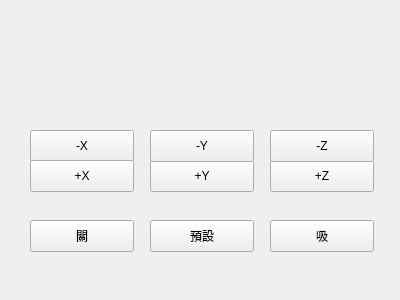
<?xml version="1.0" encoding="UTF-8"?>
<ui version="4.0">
 <class>RobotArmController</class>
 <widget class="QWidget" name="RobotArmController">
  <property name="geometry">
   <rect>
    <x>0</x>
    <y>0</y>
    <width>400</width>
    <height>300</height>
   </rect>
  </property>
  <property name="windowTitle">
   <string>Form</string>
  </property>
  <widget class="QPushButton" name="btnPumpOn">
   <property name="geometry">
    <rect>
     <x>270</x>
     <y>220</y>
     <width>104</width>
     <height>32</height>
    </rect>
   </property>
   <property name="text">
    <string>吸</string>
   </property>
  </widget>
  <widget class="QPushButton" name="btnServoY">
   <property name="geometry">
    <rect>
     <x>150</x>
     <y>160</y>
     <width>104</width>
     <height>32</height>
    </rect>
   </property>
   <property name="text">
    <string>+Y</string>
   </property>
  </widget>
  <widget class="QPushButton" name="btnServoZ">
   <property name="geometry">
    <rect>
     <x>270</x>
     <y>160</y>
     <width>104</width>
     <height>32</height>
    </rect>
   </property>
   <property name="text">
    <string>+Z</string>
   </property>
  </widget>
  <widget class="QPushButton" name="btnServoADef">
   <property name="geometry">
    <rect>
     <x>150</x>
     <y>220</y>
     <width>104</width>
     <height>32</height>
    </rect>
   </property>
   <property name="text">
    <string>預設</string>
   </property>
  </widget>
  <widget class="QPushButton" name="btnServoX_2">
   <property name="geometry">
    <rect>
     <x>30</x>
     <y>130</y>
     <width>104</width>
     <height>32</height>
    </rect>
   </property>
   <property name="text">
    <string>-X</string>
   </property>
  </widget>
  <widget class="QPushButton" name="btnServoZ_2">
   <property name="geometry">
    <rect>
     <x>270</x>
     <y>130</y>
     <width>104</width>
     <height>32</height>
    </rect>
   </property>
   <property name="text">
    <string>-Z</string>
   </property>
  </widget>
  <widget class="QPushButton" name="btnPumpOff">
   <property name="geometry">
    <rect>
     <x>30</x>
     <y>220</y>
     <width>104</width>
     <height>32</height>
    </rect>
   </property>
   <property name="text">
    <string>關</string>
   </property>
  </widget>
  <widget class="QPushButton" name="btnServoY_2">
   <property name="geometry">
    <rect>
     <x>150</x>
     <y>130</y>
     <width>104</width>
     <height>32</height>
    </rect>
   </property>
   <property name="text">
    <string>-Y</string>
   </property>
  </widget>
  <widget class="QPushButton" name="btnServoX">
   <property name="geometry">
    <rect>
     <x>30</x>
     <y>160</y>
     <width>104</width>
     <height>32</height>
    </rect>
   </property>
   <property name="text">
    <string>+X</string>
   </property>
  </widget>
 </widget>
 <resources/>
 <connections/>
</ui>
